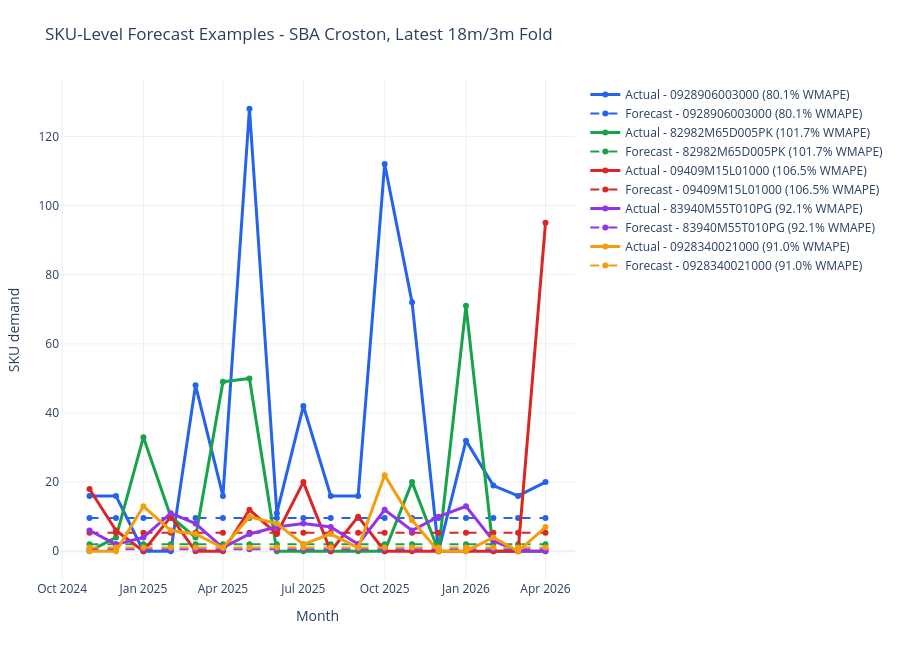

Notebook source saved alongside this figure:
### Markdown cell above
## SKU-Level Forecast Examples

### Code cell
sku_forecast_path = table_dir / "lumpy_backtest_forecasts.csv"
sku_forecast_columns = [
    "sku_id",
    "month",
    "demand",
    "forecast",
    "model",
    "fold_id",
    "global_fold_id",
    "test_months",
    "gap_months",
    "window_label",
    "sku_segment",
    "forecast_population",
]
available_columns = pd.read_csv(sku_forecast_path, nrows=0).columns.tolist()
use_columns = [column for column in sku_forecast_columns if column in available_columns]
sku_forecasts = pd.read_csv(sku_forecast_path, usecols=use_columns, parse_dates=["month"])

required_sku_forecasts = sku_forecasts.loc[
    sku_forecasts["test_months"].eq(REQUIRED_WINDOW_MONTHS)
    & sku_forecasts["gap_months"].eq(REQUIRED_LAG_MONTHS)
    & sku_forecasts["model"].eq(lead_model)
].copy()
sku_fold_column = "global_fold_id" if "global_fold_id" in required_sku_forecasts.columns else "fold_id"
latest_sku_fold = required_sku_forecasts[sku_fold_column].max()
latest_sku_forecasts = required_sku_forecasts.loc[
    required_sku_forecasts[sku_fold_column].eq(latest_sku_fold)
].copy()

latest_sku_forecasts["absolute_error"] = (
    latest_sku_forecasts["demand"] - latest_sku_forecasts["forecast"]
).abs()
sku_example_summary = (
    latest_sku_forecasts.groupby(["sku_id"], as_index=False)
    .agg(
        sku_segment=("sku_segment", "first") if "sku_segment" in latest_sku_forecasts.columns else ("model", "first"),
        actual_horizon=("demand", "sum"),
        forecast_horizon=("forecast", "sum"),
        sku_month_absolute_error=("absolute_error", "sum"),
        active_months=("demand", lambda values: int((values > 0).sum())),
        forecast_positive_months=("forecast", lambda values: int((values > 0).sum())),
    )
)
sku_example_summary["horizon_absolute_error"] = (
    sku_example_summary["actual_horizon"] - sku_example_summary["forecast_horizon"]
).abs()
sku_example_summary["sku_month_wmape_percent"] = np.where(
    sku_example_summary["actual_horizon"].gt(0),
    100 * sku_example_summary["sku_month_absolute_error"] / sku_example_summary["actual_horizon"],
    np.nan,
)
sku_example_summary["sku_horizon_wmape_percent"] = np.where(
    sku_example_summary["actual_horizon"].gt(0),
    100 * sku_example_summary["horizon_absolute_error"] / sku_example_summary["actual_horizon"],
    np.nan,
)

sku_example_summary = (
    sku_example_summary.loc[sku_example_summary["actual_horizon"].gt(0)]
    .sort_values(["actual_horizon", "sku_month_wmape_percent"], ascending=[False, True])
    .head(5)
    .reset_index(drop=True)
)
selected_skus = sku_example_summary["sku_id"].tolist()

sku_example_forecasts = latest_sku_forecasts.loc[
    latest_sku_forecasts["sku_id"].isin(selected_skus)
].copy()
sku_example_forecasts = sku_example_forecasts.merge(
    sku_example_summary[
        [
            "sku_id",
            "actual_horizon",
            "forecast_horizon",
            "sku_month_wmape_percent",
            "sku_horizon_wmape_percent",
        ]
    ],
    on="sku_id",
    how="left",
)
sku_example_forecasts = sku_example_forecasts.sort_values(["actual_horizon", "sku_id", "month"], ascending=[False, True, True])

summary_path = table_dir / "lumpy_sku_forecast_example_summary_latest_required.csv"
forecast_path = table_dir / "lumpy_sku_forecast_examples_latest_required.csv"
sku_example_summary.to_csv(summary_path, index=False)
sku_example_forecasts.to_csv(forecast_path, index=False)

print(f"Latest required fold: {latest_sku_fold}")
print(f"Lead model: {lead_model}")
print(f"Saved SKU example summary: {summary_path}")
print(f"Saved SKU example monthly forecasts: {forecast_path}")

display(
    sku_example_summary[
        [
            "sku_id",
            "sku_segment",
            "actual_horizon",
            "forecast_horizon",
            "sku_month_wmape_percent",
            "sku_horizon_wmape_percent",
            "active_months",
            "forecast_positive_months",
        ]
    ]
)
display(
    sku_example_forecasts[
        [
            "sku_id",
            "month",
            "demand",
            "forecast",
            "sku_month_wmape_percent",
            "sku_horizon_wmape_percent",
        ]
    ]
)

if go is None:
    print("Plotly is not installed, so the SKU-level forecast chart is skipped.")
else:
    fig = go.Figure()
    colors = ["#2563eb", "#16a34a", "#dc2626", "#9333ea", "#f59e0b"]
    for sku_index, sku_id in enumerate(selected_skus):
        sku_data = sku_example_forecasts.loc[sku_example_forecasts["sku_id"].eq(sku_id)].sort_values("month")
        summary_row = sku_example_summary.loc[sku_example_summary["sku_id"].eq(sku_id)].iloc[0]
        label = f"{sku_id} ({summary_row['sku_month_wmape_percent']:.1f}% WMAPE)"
        fig.add_trace(
            go.Scatter(
                x=sku_data["month"],
                y=sku_data["demand"],
                mode="lines+markers",
                name=f"Actual - {label}",
                line=dict(color=colors[sku_index % len(colors)], width=3),
            )
        )
        fig.add_trace(
            go.Scatter(
                x=sku_data["month"],
                y=sku_data["forecast"],
                mode="lines+markers",
                name=f"Forecast - {label}",
                line=dict(color=colors[sku_index % len(colors)], width=2, dash="dash"),
            )
        )

    fig.update_layout(
        title=f"SKU-Level Forecast Examples - {lead_model}, Latest {REQUIRED_WINDOW_MONTHS}m/{REQUIRED_LAG_MONTHS}m Fold",
        xaxis_title="Month",
        yaxis_title="SKU demand",
        hovermode="x unified",
        height=650,
        margin=dict(l=60, r=30, t=80, b=70),
    )
    fig.show()

### Figure 1 — Plotly figure (JSON) as saved in the notebook; plotly's stock layout.template omitted (floating-point values rounded to 4 significant figures)
{"data": [{"line": {"color": "#2563eb", "width": 3}, "mode": "lines+markers", "name": "Actual - 0928906003000 (80.1% WMAPE)", "type": "scatter", "x": ["2024-11-01T00:00:00", "2024-12-01T00:00:00", "2025-01-01T00:00:00", "2025-02-01T00:00:00", "2025-03-01T00:00:00", "2025-04-01T00:00:00", "2025-05-01T00:00:00", "2025-06-01T00:00:00", "2025-07-01T00:00:00", "2025-08-01T00:00:00", "2025-09-01T00:00:00", "2025-10-01T00:00:00", "2025-11-01T00:00:00", "2025-12-01T00:00:00", "2026-01-01T00:00:00", "2026-02-01T00:00:00", "2026-03-01T00:00:00", "2026-04-01T00:00:00"], "y": [16, 16, 0, 0, 48, 16, 128, 11, 42, 16, 16, 112, 72, 0, 32, 19, 16, 20]}, {"line": {"color": "#2563eb", "dash": "dash", "width": 2}, "mode": "lines+markers", "name": "Forecast - 0928906003000 (80.1% WMAPE)", "type": "scatter", "x": ["2024-11-01T00:00:00", "2024-12-01T00:00:00", "2025-01-01T00:00:00", "2025-02-01T00:00:00", "2025-03-01T00:00:00", "2025-04-01T00:00:00", "2025-05-01T00:00:00", "2025-06-01T00:00:00", "2025-07-01T00:00:00", "2025-08-01T00:00:00", "2025-09-01T00:00:00", "2025-10-01T00:00:00", "2025-11-01T00:00:00", "2025-12-01T00:00:00", "2026-01-01T00:00:00", "2026-02-01T00:00:00", "2026-03-01T00:00:00", "2026-04-01T00:00:00"], "y": [9.618, 9.618, 9.618, 9.618, 9.618, 9.618, 9.618, 9.618, 9.618, 9.618, 9.618, 9.618, 9.618, 9.618, 9.618, 9.618, 9.618, 9.618]}, {"line": {"color": "#16a34a", "width": 3}, "mode": "lines+markers", "name": "Actual - 82982M65D005PK (101.7% WMAPE)", "type": "scatter", "x": ["2024-11-01T00:00:00", "2024-12-01T00:00:00", "2025-01-01T00:00:00", "2025-02-01T00:00:00", "2025-03-01T00:00:00", "2025-04-01T00:00:00", "2025-05-01T00:00:00", "2025-06-01T00:00:00", "2025-07-01T00:00:00", "2025-08-01T00:00:00", "2025-09-01T00:00:00", "2025-10-01T00:00:00", "2025-11-01T00:00:00", "2025-12-01T00:00:00", "2026-01-01T00:00:00", "2026-02-01T00:00:00", "2026-03-01T00:00:00", "2026-04-01T00:00:00"], "y": [0, 4, 33, 10, 4, 49, 50, 0, 0, 0, 0, 0, 20, 0, 71, 0, 0, 0]}, {"line": {"color": "#16a34a", "dash": "dash", "width": 2}, "mode": "lines+markers", "name": "Forecast - 82982M65D005PK (101.7% WMAPE)", "type": "scatter", "x": ["2024-11-01T00:00:00", "2024-12-01T00:00:00", "2025-01-01T00:00:00", "2025-02-01T00:00:00", "2025-03-01T00:00:00", "2025-04-01T00:00:00", "2025-05-01T00:00:00", "2025-06-01T00:00:00", "2025-07-01T00:00:00", "2025-08-01T00:00:00", "2025-09-01T00:00:00", "2025-10-01T00:00:00", "2025-11-01T00:00:00", "2025-12-01T00:00:00", "2026-01-01T00:00:00", "2026-02-01T00:00:00", "2026-03-01T00:00:00", "2026-04-01T00:00:00"], "y": [1.994, 1.994, 1.994, 1.994, 1.994, 1.994, 1.994, 1.994, 1.994, 1.994, 1.994, 1.994, 1.994, 1.994, 1.994, 1.994, 1.994, 1.994]}, {"line": {"color": "#dc2626", "width": 3}, "mode": "lines+markers", "name": "Actual - 09409M15L01000 (106.5% WMAPE)", "type": "scatter", "x": ["2024-11-01T00:00:00", "2024-12-01T00:00:00", "2025-01-01T00:00:00", "2025-02-01T00:00:00", "2025-03-01T00:00:00", "2025-04-01T00:00:00", "2025-05-01T00:00:00", "2025-06-01T00:00:00", "2025-07-01T00:00:00", "2025-08-01T00:00:00", "2025-09-01T00:00:00", "2025-10-01T00:00:00", "2025-11-01T00:00:00", "2025-12-01T00:00:00", "2026-01-01T00:00:00", "2026-02-01T00:00:00", "2026-03-01T00:00:00", "2026-04-01T00:00:00"], "y": [18, 6, 0, 10, 0, 0, 12, 5, 20, 0, 10, 0, 0, 0, 0, 0, 0, 95]}, {"line": {"color": "#dc2626", "dash": "dash", "width": 2}, "mode": "lines+markers", "name": "Forecast - 09409M15L01000 (106.5% WMAPE)", "type": "scatter", "x": ["2024-11-01T00:00:00", "2024-12-01T00:00:00", "2025-01-01T00:00:00", "2025-02-01T00:00:00", "2025-03-01T00:00:00", "2025-04-01T00:00:00", "2025-05-01T00:00:00", "2025-06-01T00:00:00", "2025-07-01T00:00:00", "2025-08-01T00:00:00", "2025-09-01T00:00:00", "2025-10-01T00:00:00", "2025-11-01T00:00:00", "2025-12-01T00:00:00", "2026-01-01T00:00:00", "2026-02-01T00:00:00", "2026-03-01T00:00:00", "2026-04-01T00:00:00"], "y": [5.369, 5.369, 5.369, 5.369, 5.369, 5.369, 5.369, 5.369, 5.369, 5.369, 5.369, 5.369, 5.369, 5.369, 5.369, 5.369, 5.369, 5.369]}, {"line": {"color": "#9333ea", "width": 3}, "mode": "lines+markers", "name": "Actual - 83940M55T010PG (92.1% WMAPE)", "type": "scatter", "x": ["2024-11-01T00:00:00", "2024-12-01T00:00:00", "2025-01-01T00:00:00", "2025-02-01T00:00:00", "2025-03-01T00:00:00", "2025-04-01T00:00:00", "2025-05-01T00:00:00", "2025-06-01T00:00:00", "2025-07-01T00:00:00", "2025-08-01T00:00:00", "2025-09-01T00:00:00", "2025-10-01T00:00:00", "2025-11-01T00:00:00", "2025-12-01T00:00:00", "2026-01-01T00:00:00", "2026-02-01T00:00:00", "2026-03-01T00:00:00", "2026-04-01T00:00:00"], "y": [6, 2, 4, 11, 8, 1, 5, 7, 8, 7, 2, 12, 6, 10, 13, 3, 0, 0]}, {"line": {"color": "#9333ea", "dash": "dash", "width": 2}, "mode": "lines+markers", "name": "Forecast - 83940M55T010PG (92.1% WMAPE)", "type": "scatter", "x": ["2024-11-01T00:00:00", "2024-12-01T00:00:00", "2025-01-01T00:00:00", "2025-02-01T00:00:00", "2025-03-01T00:00:00", "2025-04-01T00:00:00", "2025-05-01T00:00:00", "2025-06-01T00:00:00", "2025-07-01T00:00:00", "2025-08-01T00:00:00", "2025-09-01T00:00:00", "2025-10-01T00:00:00", "2025-11-01T00:00:00", "2025-12-01T00:00:00", "2026-01-01T00:00:00", "2026-02-01T00:00:00", "2026-03-01T00:00:00", "2026-04-01T00:00:00"], "y": [0.5908, 0.5908, 0.5908, 0.5908, 0.5908, 0.5908, 0.5908, 0.5908, 0.5908, 0.5908, 0.5908, 0.5908, 0.5908, 0.5908, 0.5908, 0.5908, 0.5908, 0.5908]}, {"line": {"color": "#f59e0b", "width": 3}, "mode": "lines+markers", "name": "Actual - 0928340021000 (91.0% WMAPE)", "type": "scatter", "x": ["2024-11-01T00:00:00", "2024-12-01T00:00:00", "2025-01-01T00:00:00", "2025-02-01T00:00:00", "2025-03-01T00:00:00", "2025-04-01T00:00:00", "2025-05-01T00:00:00", "2025-06-01T00:00:00", "2025-07-01T00:00:00", "2025-08-01T00:00:00", "2025-09-01T00:00:00", "2025-10-01T00:00:00", "2025-11-01T00:00:00", "2025-12-01T00:00:00", "2026-01-01T00:00:00", "2026-02-01T00:00:00", "2026-03-01T00:00:00", "2026-04-01T00:00:00"], "y": [0, 0, 13, 6, 5, 1, 10, 8, 2, 5, 1, 22, 9, 0, 0, 4, 0, 7]}, {"line": {"color": "#f59e0b", "dash": "dash", "width": 2}, "mode": "lines+markers", "name": "Forecast - 0928340021000 (91.0% WMAPE)", "type": "scatter", "x": ["2024-11-01T00:00:00", "2024-12-01T00:00:00", "2025-01-01T00:00:00", "2025-02-01T00:00:00", "2025-03-01T00:00:00", "2025-04-01T00:00:00", "2025-05-01T00:00:00", "2025-06-01T00:00:00", "2025-07-01T00:00:00", "2025-08-01T00:00:00", "2025-09-01T00:00:00", "2025-10-01T00:00:00", "2025-11-01T00:00:00", "2025-12-01T00:00:00", "2026-01-01T00:00:00", "2026-02-01T00:00:00", "2026-03-01T00:00:00", "2026-04-01T00:00:00"], "y": [1.085, 1.085, 1.085, 1.085, 1.085, 1.085, 1.085, 1.085, 1.085, 1.085, 1.085, 1.085, 1.085, 1.085, 1.085, 1.085, 1.085, 1.085]}], "layout": {"height": 650, "hovermode": "x unified", "margin": {"b": 70, "l": 60, "r": 30, "t": 80}, "title": {"text": "SKU-Level Forecast Examples - SBA Croston, Latest 18m/3m Fold"}, "xaxis": {"title": {"text": "Month"}}, "yaxis": {"title": {"text": "SKU demand"}}}}
